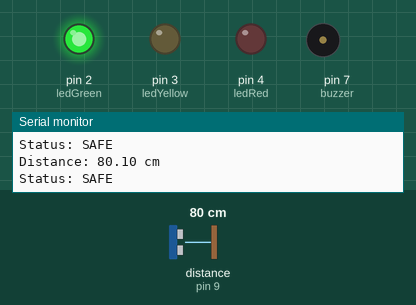
A sketch run on a simulated Arduino Uno, built with avr-gcc and run on an emulated ATmega328P. Parts: output pins drawn as LEDs (lit = HIGH), buzzer (waves = sounding, pin HIGH), the last lines printed to the serial monitor. Wiring (inferred from the names in the program): ultrasonic range finder: trigger pin 10; echo pin 9. The test bench sets the inputs (shaded band); at power-on: distance to the obstacle (sensor on pin 9) 80 cm. The echo pulse lasts 58.3 µs per cm; pins used as bus, display or sensor lines are not drawn.

Above: at 1.2 s.
1.3 s: distance to the obstacle (sensor on pin 9) set to 34 cm
2.8 s: distance to the obstacle (sensor on pin 9) set to 27 cm
At 3.6 s:
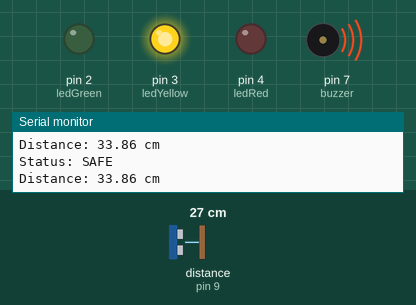
5.8 s: distance to the obstacle (sensor on pin 9) set to 18 cm
8.0 s: distance to the obstacle (sensor on pin 9) set to 13 cm
At 8.92 s:
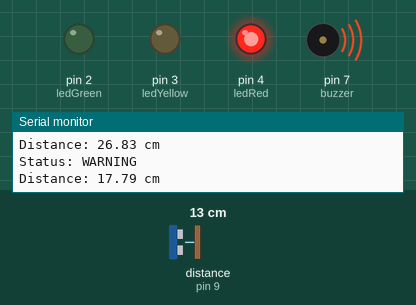
11.0 s: distance to the obstacle (sensor on pin 9) set to 120 cm
At 11.13 s:
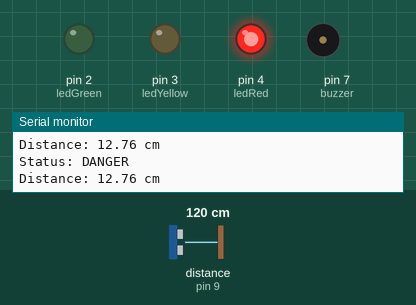
Timing chart, 0 to 13.7 s (numbered marks = the images above; inputs shaded):
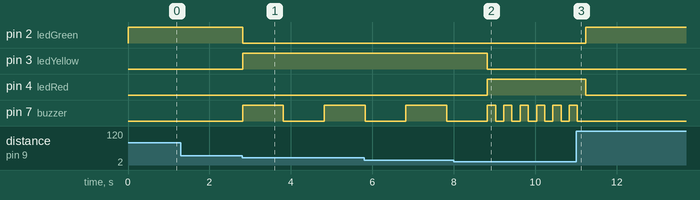

The sketch:

code.ino
```cpp
int ledRed= 4;
int ledGreen= 2;
int ledYellow= 3;
int buzzer= 7;
int trigPin= 10;
int echoPin= 9;
long duration;
float distance;


void setup()
{
 pinMode(ledRed,OUTPUT);
 pinMode(ledGreen,OUTPUT);
 pinMode(ledYellow,OUTPUT);

 pinMode(buzzer,OUTPUT);

 pinMode(trigPin,OUTPUT);
 pinMode(echoPin,INPUT);

 Serial.begin(9600);
 Serial.println("Obstacle Detection System Started");
}

void loop()
{
digitalWrite(trigPin,LOW);
delayMicroseconds(2);

digitalWrite(trigPin,HIGH);
delayMicroseconds(10);
digitalWrite(trigPin,LOW);

duration=pulseIn(echoPin,HIGH);

distance=duration/58.0;

if(distance>30)
 {
  digitalWrite(ledGreen,HIGH);
  digitalWrite(ledRed,LOW);
  digitalWrite(ledYellow,LOW);

  digitalWrite(buzzer,LOW);

  Serial.println("Status: SAFE");
  Serial.print("Distance: ");
  Serial.print(distance);
  Serial.println(" cm");
  Serial.println();
 }
else if(distance>15)
 {
  digitalWrite(ledGreen,LOW);
  digitalWrite(ledRed,LOW);
  digitalWrite(ledYellow,HIGH);

  digitalWrite(buzzer,HIGH);
  delay(1000);
  digitalWrite(buzzer,LOW);
  delay(1000);

  Serial.println("Status: WARNING");
  Serial.print("Distance: ");
  Serial.print(distance);
  Serial.println(" cm");
  Serial.println();
 }
else if(distance>0)
 {
  digitalWrite(ledGreen,LOW);
  digitalWrite(ledRed,HIGH);
  digitalWrite(ledYellow,LOW);

  digitalWrite(buzzer,HIGH);
  delay(200);
  digitalWrite(buzzer,LOW);
  delay(200);

  Serial.println("Status: DANGER");
  Serial.print("Distance: ");
  Serial.print(distance);
  Serial.println(" cm");
  Serial.println();
 }
else
 {
  digitalWrite(ledGreen,LOW);
  digitalWrite(ledRed,LOW);
  digitalWrite(ledYellow,LOW);

  digitalWrite(buzzer,LOW);

  Serial.println("Invalid Reading");
  Serial.println();
 }
}
```

Measured:
- the behaviour switches between 31 and 30 cm on distance to the obstacle (sensor on pin 9) (found by bisection; images 0 and 1)
- the behaviour switches between 16 and 15 cm on distance to the obstacle (sensor on pin 9) (found by bisection; images 1 and 2)
- after the input at 2.8 s, pin 2 (ledGreen): HIGH → LOW at once; pin 3 (ledYellow): LOW → HIGH at once; pin 7 (buzzer): LOW → HIGH at once, → LOW 1.0 s later, → HIGH 1.0 s later
- after the input at 8.0 s, pin 3 (ledYellow): HIGH → LOW after 0.82 s; pin 4 (ledRed): LOW → HIGH after 0.82 s
- after the input at 11.0 s, pin 2 (ledGreen): LOW → HIGH after 0.24 s; pin 4 (ledRed): HIGH → LOW after 0.24 s; pin 7 (buzzer): goes on until 11.0 s, then stays LOW
